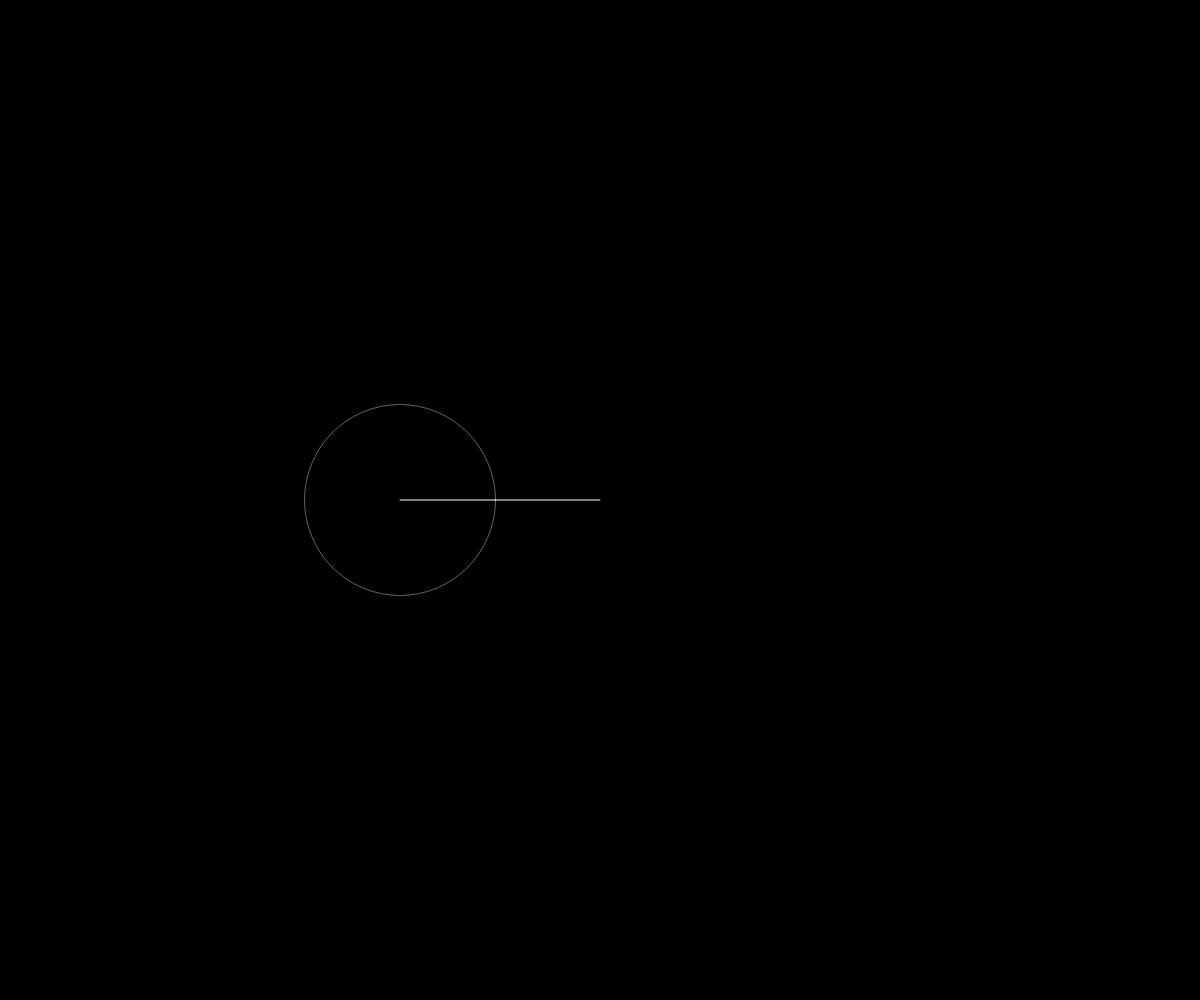
Frame 1 (no input)
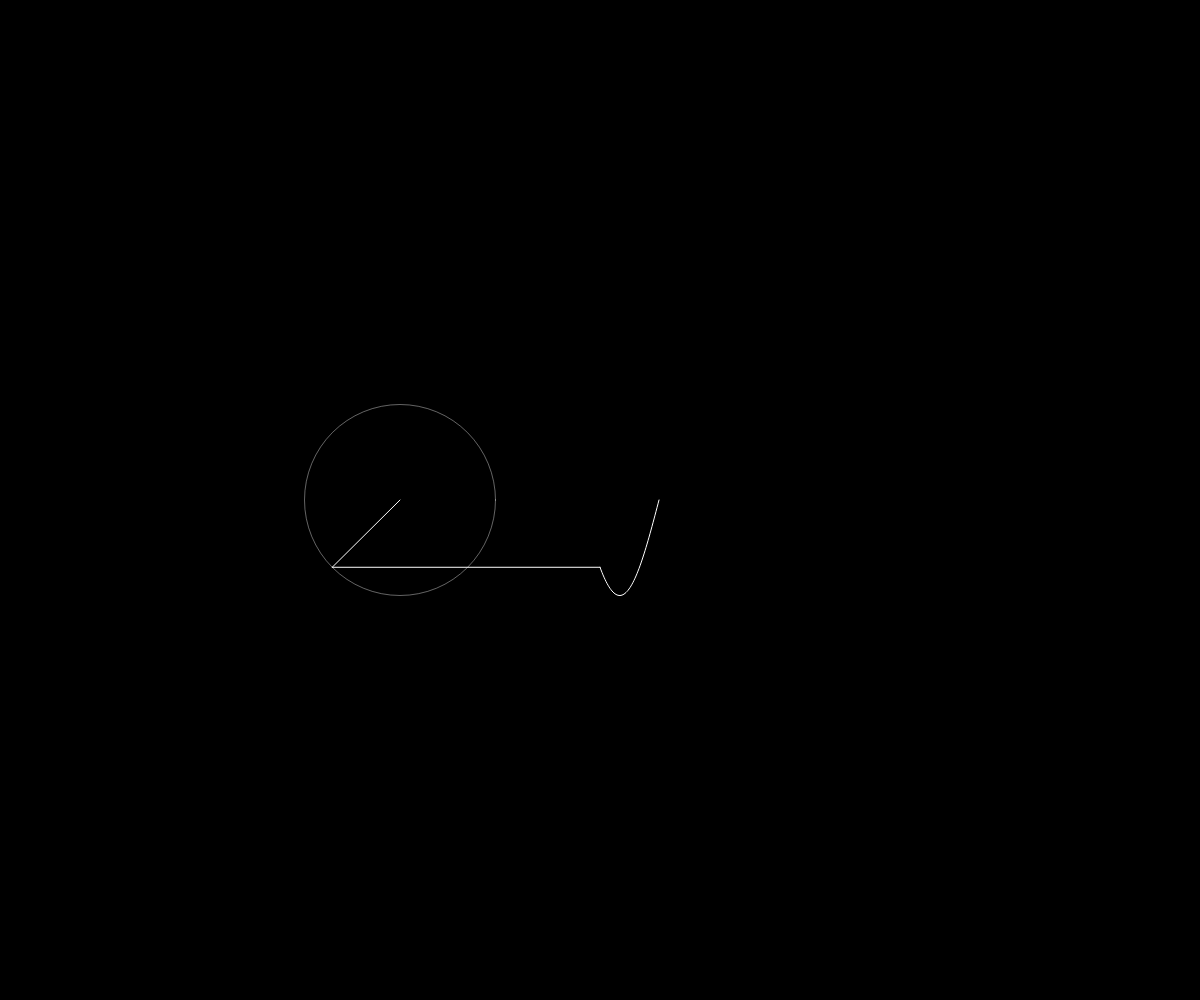
Frame 60 (no input)
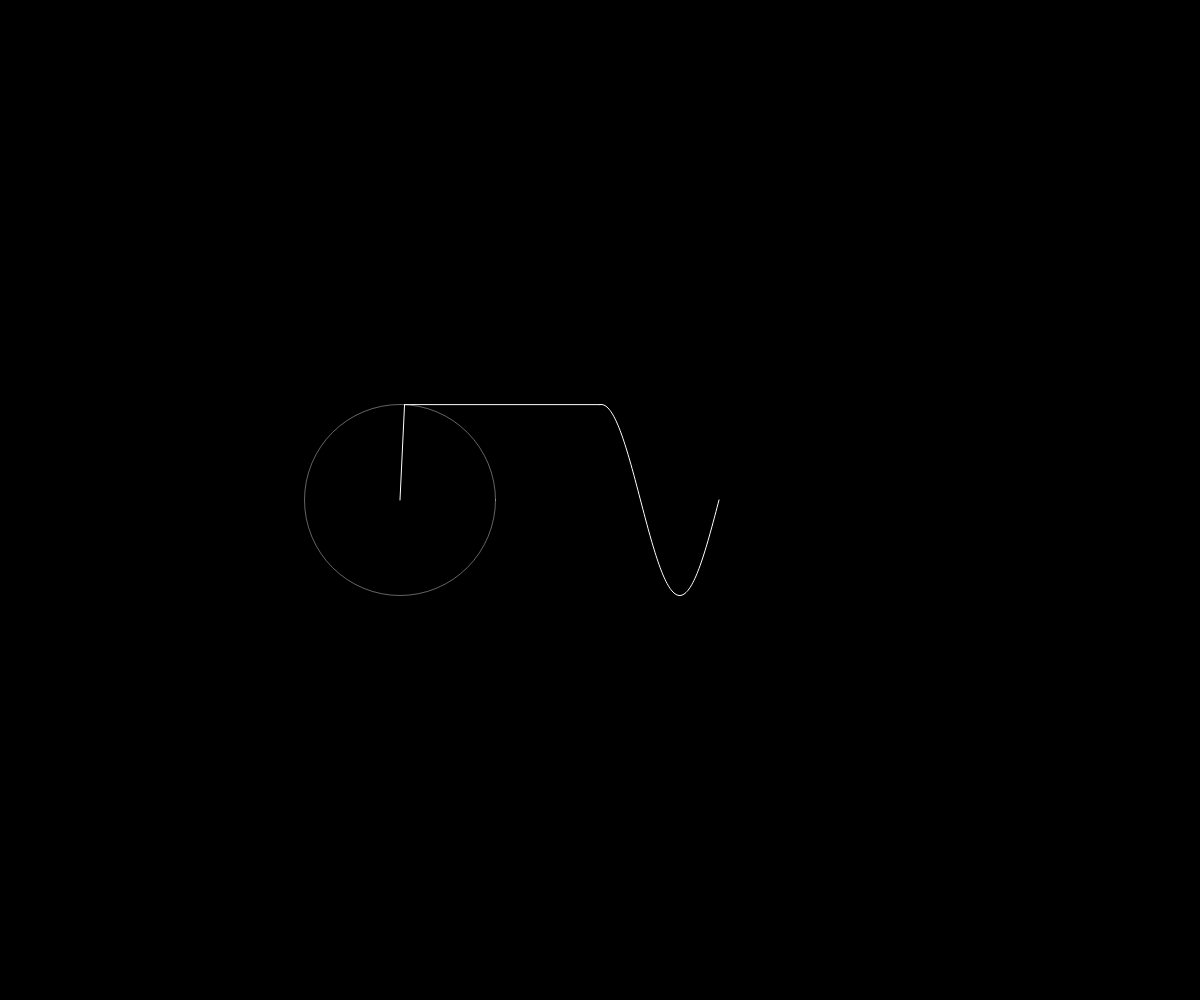
Frame 120 (the mouse pressed at the canvas centre since frame 60)

The p5.js sketch that drew these frames (run headless with seeded random() and noise() and a simulated clock; from frame 60 on, the mouse is pressed at the canvas centre):

// p5.js sketch
// ── sketch.js
let time = 0; // represents the angle
let wave = []; // this will hold the y values
let slider;

function setup() {
	const canvas = createCanvas(windowWidth, windowHeight);
	slider = createSlider(1, 10, 1);
}

function windowResized() {
  	resizeCanvas(windowWidth, windowHeight);
}

function draw() {
	background(0);
	translate(windowWidth/3, windowHeight/2);

	let x = 0; 
	let y = 0;
	for(let i = 0; i < slider.value(); i++) {
		let prevX = x;
		let prevY = y;
		let n = i * 2 + 1;
		// polar to cartesian conversion
		let radius = 75 * (4 / (n * PI));
		x += radius * cos(n * time);
		y += radius * sin(n * time);
		
		// draw circle
		stroke(255, 100);
		noFill();
		ellipse(prevX, prevY, radius * 2);

		stroke(255);
		line(prevX, prevY, x, y);
		// ellipse(x, y, 8);
	}

	wave.unshift(y); // storing y values here, add to beginning
	translate(200, 0); // draw wave to the side
	line(x - 200, y, 0, wave[0]);

	beginShape();
	noFill();
	for(let i = 0; i < wave.length; i++) {
		vertex(i, wave[i]);
	} 
	endShape();

	time += 0.04;

	if(wave.length > 500) {
		wave.pop(); // delete last point
	}
}
